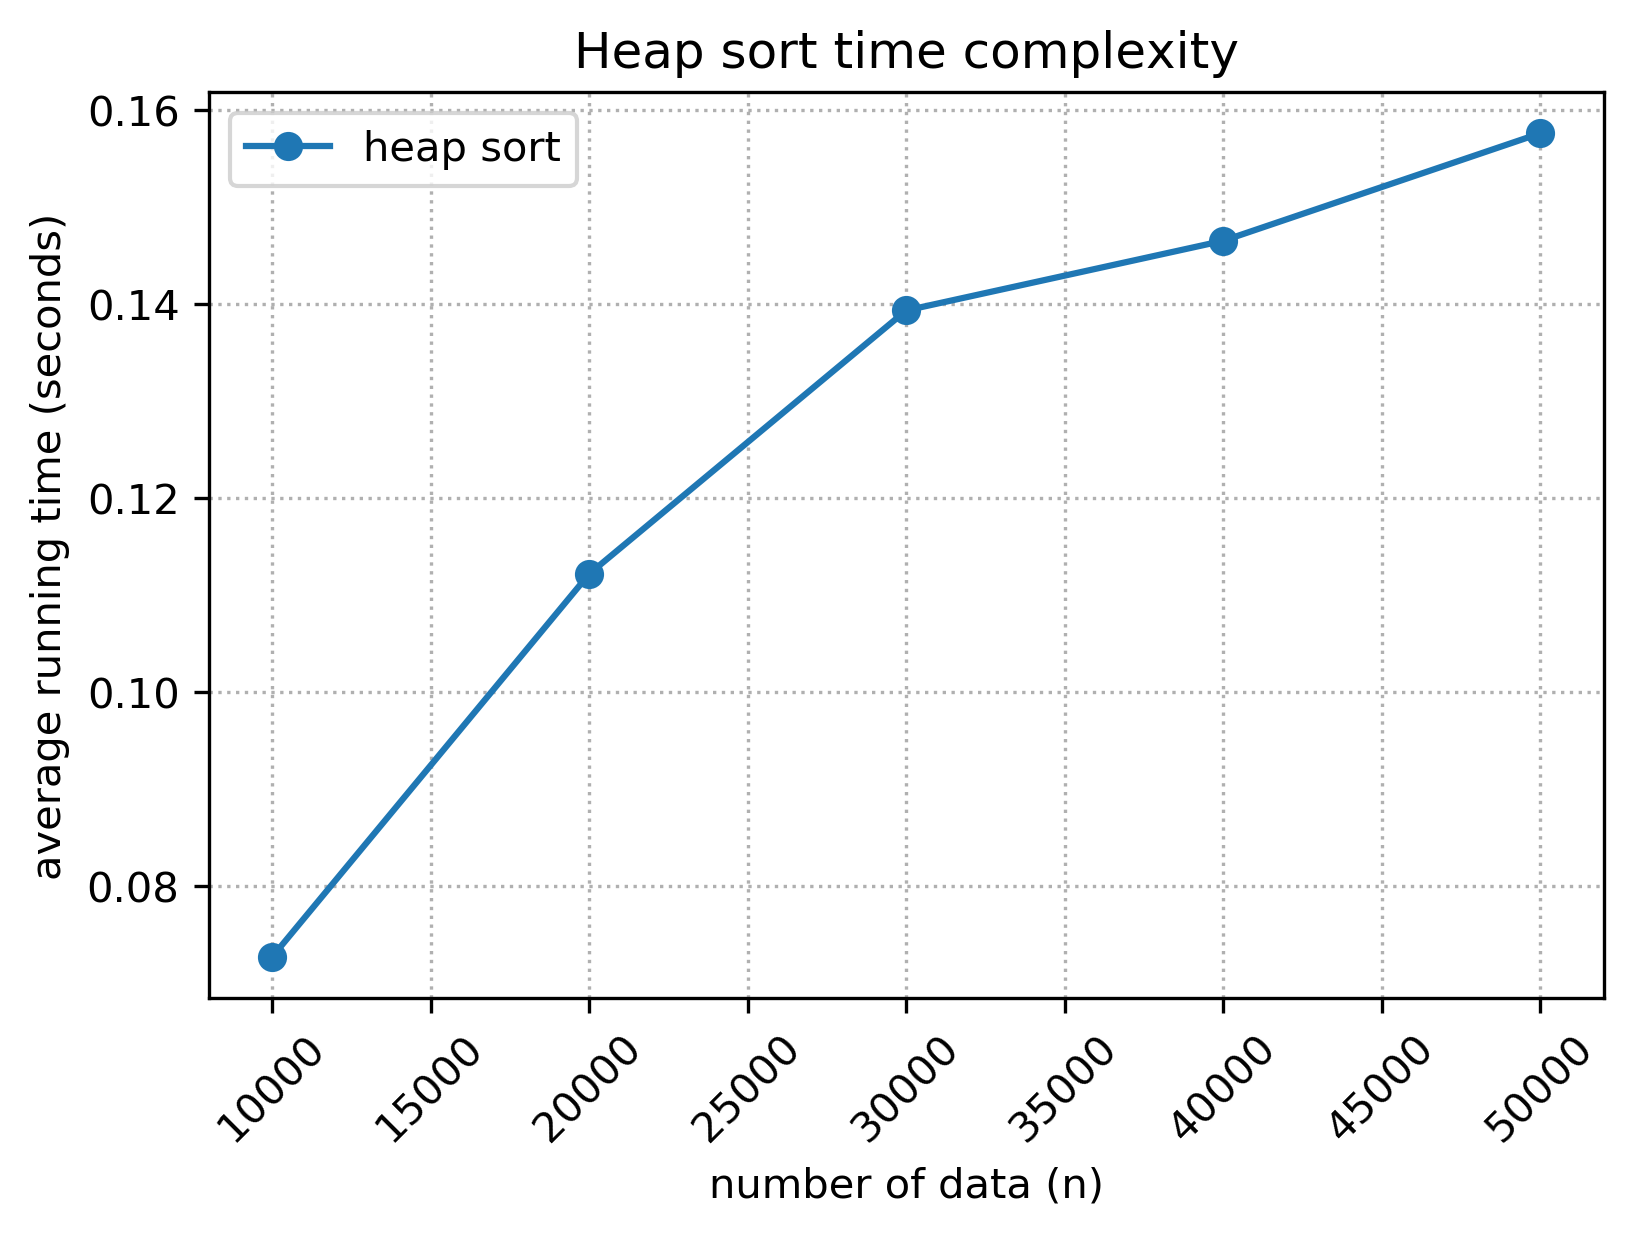

Source code (Python):
#!/usr/bin/env python
# coding: utf-8

# In[1]:


import pandas as pd

df = pd.read_excel(r'C:\Users\pandy\Documents\UGM\Akademik\Semester 3\MII2201 Analisis Algoritma dan Kompleksitas\6\Tugas\heapSort.xlsx')
print(df)


# In[2]:


import matplotlib.pyplot as plt

x = df['n']
y = df['avg']
fig, ax = plt.subplots()
ax.plot(x, y, '-o', label = 'heap sort')
plt.xlabel('number of data (n)')
plt.ylabel('average running time (seconds)')
plt.title('Heap sort time complexity')
plt.xticks(rotation = 45)
plt.grid(linestyle = 'dotted')
plt.legend()
plt.savefig('heapSort.png', dpi = 300, bbox_inches = 'tight')

for i, txt in enumerate(y):
    ax.annotate(txt, (x[i], y[i]))

plt.show()


# In[ ]:




